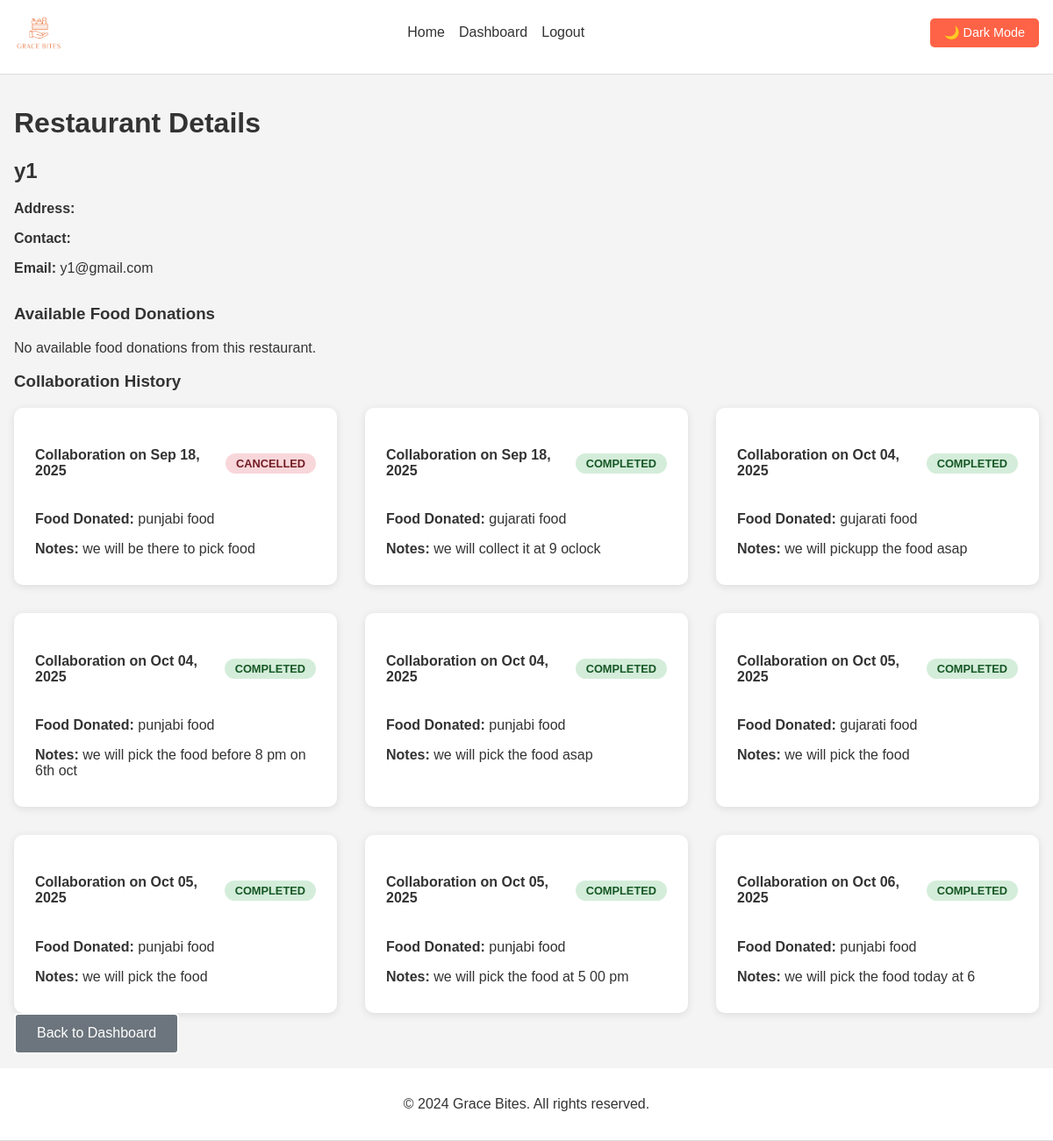
Screenshot of /ngo/restaurant-details/6/ (signed in) with the database file from the repository.
### accounts/models.py (models this page shows, shortened)
class User(AbstractUser):
    class Role(models.TextChoices):
        ADMIN = "ADMIN", "Admin"
        RESTAURANT = "RESTAURANT", "Restaurant"
        NGO = "NGO", "Ngo"
        EVENTPLANNER = "EVENTPLANNER", "Event Planner"
    role = models.CharField(max_length=50, choices=Role.choices, default=Role.RESTAURANT)

### core/models.py (models this page shows, shortened)
class Collaboration(models.Model):
    STATUS_CHOICES = [
        ('PENDING', 'Pending'),
        ('ACTIVE', 'Active'),
        ('COMPLETED', 'Completed'),
        ('CANCELLED', 'Cancelled'),
    ]
    donor = models.ForeignKey(settings.AUTH_USER_MODEL, related_name='donor_collaborations', on_delete=models.CASCADE)
    ngo = models.ForeignKey(settings.AUTH_USER_MODEL, related_name='ngo_collaborations', on_delete=models.CASCADE)
    food_donation = models.ForeignKey(FoodDonation, on_delete=models.CASCADE, null=True, blank=True)
    food_request = models.ForeignKey(FoodRequest, on_delete=models.CASCADE, null=True, blank=True)
    status = models.CharField(max_length=20, choices=STATUS_CHOICES, default='PENDING')
    collaboration_date = models.DateTimeField(auto_now_add=True)
    notes = models.TextField(blank=True)
    people_served = models.PositiveIntegerField(null=True, blank=True, help_text="Number of people served when donation is completed")
    completion_date = models.DateTimeField(null=True, blank=True)

class FoodDonation(models.Model):
    donor = models.ForeignKey(settings.AUTH_USER_MODEL, on_delete=models.CASCADE, related_name='food_donations')
    food_type = models.CharField(max_length=100)
    quantity = models.CharField(max_length=50)
    description = models.TextField()
    expiry_date = models.DateTimeField()
    location = models.CharField(max_length=255)
    image = models.ImageField(upload_to='food_donations/', null=True, blank=True)
    posted_at = models.DateTimeField(auto_now_add=True)
    is_accepted = models.BooleanField(default=False)
    is_available = models.BooleanField(default=True)
    class Meta:
        ordering = ['-posted_at']

### ngo/views.py (the view)
# urls.py: path('restaurant-details/<int:restaurant_id>/', views.view_restaurant_details, name='view_restaurant_details'),
@login_required
def view_restaurant_details(request, restaurant_id):
    restaurant = get_object_or_404(User, id=restaurant_id, role=User.Role.RESTAURANT)
    restaurant_donations = FoodDonation.objects.filter(donor=restaurant, is_available=True)
    collaborations = Collaboration.objects.filter(
        Q(donor=restaurant, ngo=request.user) | Q(donor=request.user, ngo=restaurant)
    )
    try:
        restaurant_profile = RestaurantProfile.objects.get(user=restaurant)
    except RestaurantProfile.DoesNotExist:
        try:
            from core.models import UserProfile
            restaurant_profile = UserProfile.objects.get(user=restaurant)
        except:
            restaurant_profile = None
    return render(request, 'ngo/restaurant_details.html', {
        'restaurant': restaurant,
        'restaurant_profile': restaurant_profile,
        'restaurant_donations': restaurant_donations,
        'collaborations': collaborations
    })

### templates/ngo/restaurant_details.html (shortened to what this page needs)
{% extends 'base.html' %}
{% block content %}
<div class="container">
    <div class="restaurant-details-container">
        <h1>Restaurant Details</h1>
        <div class="restaurant-info">
            <h2>{{ restaurant.username }}</h2>
            {% if restaurant_profile %}
                <div class="contact-info">
                    <p><strong>Address:</strong> {{ restaurant_profile.address }}</p>
                    <p><strong>Contact:</strong> {{ restaurant_profile.contact_number }}</p>
                    <p><strong>Email:</strong> {{ restaurant.email }}</p>
                </div>
            {% else %}
                <div class="contact-info">
                    <p><strong>Address:</strong> Not specified</p>
                    <p><strong>Contact:</strong> Not specified</p>
                    <p><strong>Email:</strong> {{ restaurant.email }}</p>
                </div>
            {% endif %}
        </div>
        <div class="restaurant-donations">
            <h3>Available Food Donations</h3>
            {% if restaurant_donations %}
                <div class="donations-grid">
                    {% for donation in restaurant_donations %}
                    <div class="donation-card">
                        <div class="donation-header">
                            <h4>{{ donation.food_type }}</h4>
                            <span class="status {% if donation.is_available %}available{% else %}claimed{% endif %}">
                                {% if donation.is_available %}Available{% else %}Claimed{% endif %}
                            </span>
                        </div>
                        <div class="donation-details">
                            <p><strong>Quantity:</strong> {{ donation.quantity }}</p>
                            <p><strong>Location:</strong> {{ donation.location }}</p>
                            <p><strong>Expires:</strong> {{ donation.expiry_date|date:"M d, Y" }}</p>
                            {% if donation.description %}
                                <p><strong>Description:</strong> {{ donation.description }}</p>
                            {% endif %}
                        </div>
                        <div class="donation-actions">
                            <a href="{% url 'request_food_from_donation' donation.id %}" class="btn btn-small">Request Food</a>
                        </div>
                    </div>
                    {% endfor %}
                </div>
            {% else %}
                <p>No available food donations from this restaurant.</p>
            {% endif %}
        </div>
        <div class="collaborations">
            <h3>Collaboration History</h3>
            {% if collaborations %}
                <div class="collaborations-grid">
                    {% for collaboration in collaborations %}
                    <div class="collaboration-card">
                        <div class="collaboration-header">
                            <h4>Collaboration on {{ collaboration.collaboration_date|date:"M d, Y" }}</h4>
                            <span class="status {{ collaboration.status|lower }}">{{ collaboration.status }}</span>
                        </div>
                        <div class="collaboration-details">
                            {% if collaboration.food_donation %}
                                <p><strong>Food Donated:</strong> {{ collaboration.food_donation.food_type }}</p>
                            {% endif %}
                            {% if collaboration.notes %}
                                <p><strong>Notes:</strong> {{ collaboration.notes }}</p>
                            {% endif %}
                        </div>
                    </div>
                    {% endfor %}
                </div>
            {% else %}
                <p>No collaboration history with this restaurant.</p>
            {% endif %}
        </div>
        <div class="actions">
            <a href="{% url 'ngo_dashboard' %}" class="btn btn-secondary">Back to Dashboard</a>
        </div>
    </div>
</div>
{% endblock %}

### static/css/style.css (style rules this page uses)
body { font-family: Arial, sans-serif; margin: 0; padding: 0; transition: background-color 0.3s, color 0.3s; }
a { text-decoration: none; }
body.light-theme { background-color: #f4f4f4; color: #333; }
.btn { background-color: #ff6347; color: #fff; padding: 0.8rem 1.5rem; border-radius: 5px; font-size: 1rem; transition: background-color 0.3s; border: none; cursor: pointer; text-decoration: none; display: inline-block; }
.btn-secondary { background-color: transparent; color: #fff; border: 2px solid #fff; }
.collaborations-grid { display: grid; grid-template-columns: repeat(auto-fit, minmax(350px, 1fr)); gap: 2rem; }
.collaboration-card { background: #fff; border-radius: 10px; box-shadow: 0 2px 10px rgba(0, 0, 0, 0.1); padding: 1.5rem; transition: transform 0.3s ease; }
.light-theme .collaboration-card { background: #fff; }
.collaboration-header { display: flex; justify-content: space-between; align-items: center; margin-bottom: 1rem; }
.collaboration-details p { margin-bottom: 0.5rem; color: inherit; }
.status { padding: 0.25rem 0.75rem; border-radius: 20px; font-size: 0.8rem; font-weight: bold; text-transform: uppercase; }
.status.cancelled { background: #f8d7da; color: #721c24; }
.status.completed { background: #d4edda; color: #155724; }
.btn-secondary { background-color: #6c757d; }
.ngo-info, .restaurant-info { margin-bottom: 2rem; }

### rows the page displays
User: username "y1", email "y1@gmail.com"
Collaboration: collaboration_date "Sep 18, 2025", status "CANCELLED", food_donation.food_type "punjabi food", notes "we will be there to pick food"
Collaboration: collaboration_date "Sep 18, 2025", status "COMPLETED", food_donation.food_type "gujarati food", notes "we will collect it at 9 oclock"
Collaboration: collaboration_date "Oct 04, 2025", status "COMPLETED", food_donation.food_type "gujarati food", notes "we will pickupp the food asap"
Collaboration: collaboration_date "Oct 04, 2025", status "COMPLETED", food_donation.food_type "punjabi food", notes "we will pick the food before 8 pm on 6th oct"
Collaboration: collaboration_date "Oct 04, 2025", status "COMPLETED", food_donation.food_type "punjabi food", notes "we will pick the food asap"
Collaboration: collaboration_date "Oct 05, 2025", status "COMPLETED", food_donation.food_type "gujarati food", notes "we will pick the food"
Collaboration: collaboration_date "Oct 05, 2025", status "COMPLETED", food_donation.food_type "punjabi food", notes "we will pick the food"
Collaboration: collaboration_date "Oct 05, 2025", status "COMPLETED", food_donation.food_type "punjabi food", notes "we will pick the food at 5 00 pm"
Collaboration: collaboration_date "Oct 06, 2025", status "COMPLETED", food_donation.food_type "punjabi food", notes "we will pick the food today at 6"
